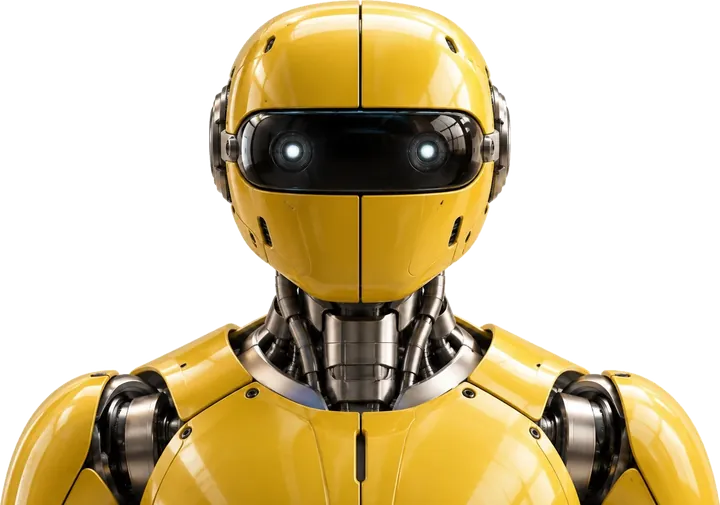
#> input picture assets/hero-robot-v2-720.webp, 720 x 505 px, found by its file name
$ python robot_blink_patch.py
#> lines starting #> are read from the running program, lines starting #| are printed output that depends on the picture
#!/usr/bin/env python3
"""Genera el parche de parpadeo del robot del hero desde el MP4 original.

El asset base del hero (`assets/hero-robot-v2-720.webp`) es un render estatico del
mismo robot que el MP4 `robot-pestañeando.mp4`. Este script:

1. Registra el MP4 contra el asset base (crop + resize) usando los LEDs del visor
   como puntos de control, refinado hasta desviar < 1 px.
2. Localiza el frame con los LEDs apagados (el blink real).
3. Recorta la caja del visor con los ojos apagados y le aplica alfa feather radial
   para que se funda con el asset base sin halo.
4. Escribe un WebP de un solo frame: la capa que se superpone durante el blink.

La salida es un parche de ~2 KB frente a los ~500 KB de un WebP animado completo.

Uso:
    python scripts/media/robot_blink_patch.py \
        --mp4 docs/media-source/robot-blink-source.mp4 \
        --base assets/hero-robot-v2-720.webp \
        --out assets/hero-robot-blink-720.webp

La fuente (MP4 + PNG maestro) vive versionada en `docs/media-source/`, que esta
en `.assetsignore` (no se deploya) pero si en git: el parche es reproducible.
"""

from __future__ import annotations

import argparse
import subprocess
import sys
from pathlib import Path

import numpy as np
from PIL import Image, ImageFilter

# LEDs del visor en el espacio 720x505 del asset base (medidos sobre el asset real).
LED_GUESS = ((298, 156), (433, 155))
LED_RADIUS = 6          # radio de la ventana para el centroide del núcleo saturado
LED_SEARCH = 14         # radio de busqueda del pico alrededor de la posicion estimada
BLINK_RADIUS = 30       # radio del disco feather del parche
FEATHER = 2.0           # dureza del degradado radial (2.0 = solido en el 50% central)
SIGMA = 1.5             # blur del alfa, en px
MIN_LED_DELTA = 0.30    # luminancia mínima para considerar el LED apagado


def run(cmd: list[str]) -> subprocess.CompletedProcess:
    """Ejecuta un comando y aborta si falla.

    Args:
        cmd: Lista de argumentos del proceso.

    Returns:
        El CompletedProcess con stdout y stderr.

    Raises:
        SystemExit: Si el codigo de retorno es distinto de cero.
    """
    proc = subprocess.run(cmd, capture_output=True)
    if proc.returncode != 0:
        sys.stderr.write(proc.stderr.decode("utf-8", "replace"))
        raise SystemExit(f"comando fallo: {' '.join(cmd[:3])}...")
    return proc


# [103 lines left out: functions read_mp4, led_center, find_registration, not called in this run]


def build_patch(mp4: Path, base_path: Path, out_path: Path, quality: int) -> None:
    """Construye el parche de parpadeo y lo escribe como WebP.

    Args:
        mp4: Ruta del MP4 de origen.
        base_path: Ruta del asset base del hero.
        out_path: Ruta del WebP de salida.
        quality: Calidad WebP (0-100).
    """
#> called with quality = 80
    base = Image.open(base_path).convert("RGBA")
#> base is the input picture: PIL image 720x505 RGBA; mean R, G, B, A 91.4, 76.7, 40.7, 129.2
    tw, th = base.size
#> tw = 720; th = 505
    base_arr = np.asarray(base).astype(np.float32)
    base_rgb, base_alpha = base_arr[..., :3], base_arr[..., 3]
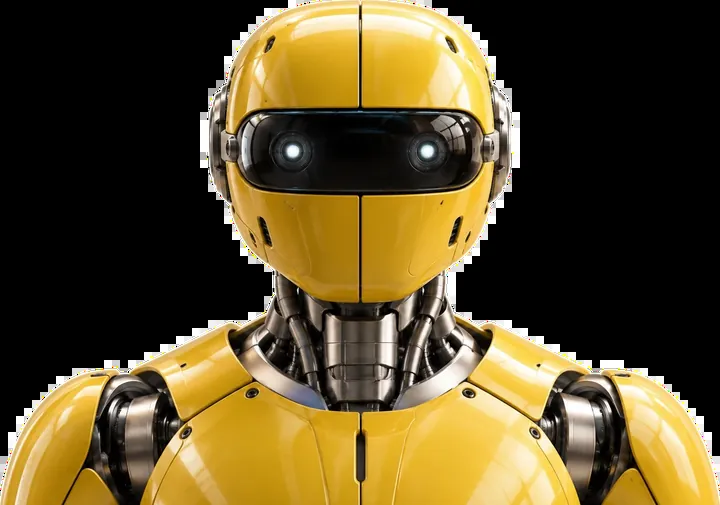
#> base_rgb: shape (505, 720, 3) float32; mean R, G, B 91.4, 76.7, 40.7
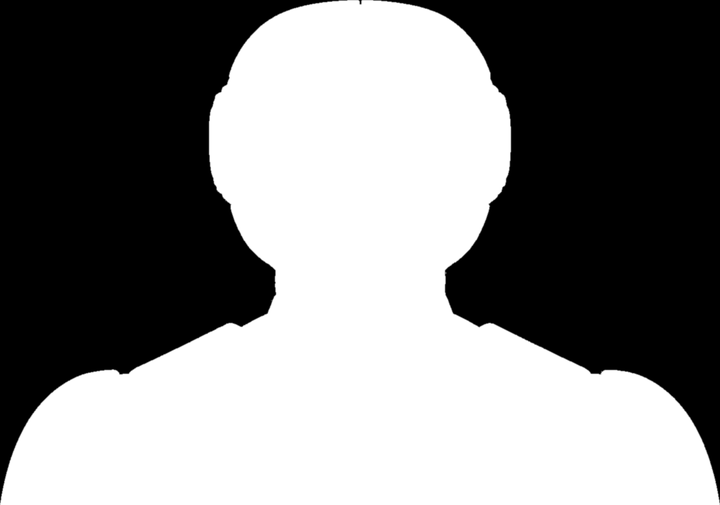
#> base_alpha: shape (505, 720) float32; min 0, max 255, mean 129.2

    probe = run(["ffprobe", "-v", "error", "-select_streams", "v:0", "-show_entries",
                 "stream=width,height", "-of", "csv=p=0", str(mp4)]).stdout.decode()
    vw, vh = (int(v) for v in probe.strip().split(",")[:2])
    frames = read_mp4(mp4, vw, vh)

    x0, cw, y0, ch = find_registration(frames, base_rgb, base_alpha, tw, th, vw, vh)
    print(f"registro: x0={x0} crop={cw}x{ch} y0={y0}")

    reg = np.stack([
        np.asarray(Image.fromarray(frames[i][y0:y0 + ch, x0:x0 + cw])
                   .resize((tw, th), Image.LANCZOS)).astype(np.float32)
        for i in range(len(frames))])

    reg_lum = reg[..., :3].mean(axis=3)
    mp4_pts = [led_center(reg_lum[0], g) for g in LED_GUESS]
    if any(p is None for p in mp4_pts):
        raise SystemExit("no se detectaron los LEDs en el MP4 registrado")

    # [5 lines left out: function led_lum, not called in this run]

    lums = np.array([led_lum(i) for i in range(len(frames))])
    i_off = int(np.argmin(lums))
    print(f"LED on={lums.max():.1f} off={lums[i_off]:.1f} (frame {i_off})")

    crop = (int(min(p[0] for p in mp4_pts) - BLINK_RADIUS - 6),
            int(min(p[1] for p in mp4_pts) - BLINK_RADIUS - 6),
            int(max(p[0] for p in mp4_pts) + BLINK_RADIUS + 6),
            int(max(p[1] for p in mp4_pts) + BLINK_RADIUS + 6))
    cw2, ch2 = crop[2] - crop[0], crop[3] - crop[1]

    off_rgb = reg[i_off][crop[1]:crop[3], crop[0]:crop[2]].copy()
    mask = np.zeros((ch2, cw2), np.float32)
    for (cx, cy) in mp4_pts:
        yy, xx = np.mgrid[0:ch2, 0:cw2]
        d = np.sqrt((xx - (cx - crop[0])) ** 2 + (yy - (cy - crop[1])) ** 2) / BLINK_RADIUS
        mask = np.maximum(mask, np.clip((1.0 - d) * FEATHER, 0, 1))
    mask = np.asarray(Image.fromarray((mask * 255).astype(np.uint8), "L")
                      .filter(ImageFilter.GaussianBlur(SIGMA))).astype(np.float32) / 255.0

    # El parche va embebido en un canvas del MISMO aspect que el asset base (720x505).
    # Razon: el base se renderiza con `object-fit: contain` + `object-position: bottom right`
    # + `max-width`; cuando el max-width recorta, el contenido se letraboxea y se desplaza
    # dentro de la caja del elemento, y un parche posicionado con % sobre esa caja se
    # desregistra. Con canvas del mismo aspect y las mismas reglas de object-fit, el
    # parche se registra solo en cualquier viewport.
    canvas = Image.new("RGBA", (tw, th), (0, 0, 0, 0))
    canvas.paste(Image.fromarray(
        np.dstack([off_rgb.clip(0, 255).astype(np.uint8), (mask * 255).astype(np.uint8)]),
        "RGBA"), (crop[0], crop[1]), Image.fromarray(
        np.dstack([off_rgb.clip(0, 255).astype(np.uint8), (mask * 255).astype(np.uint8)]),
        "RGBA"))

    out_path.parent.mkdir(parents=True, exist_ok=True)
    canvas.save(out_path, "WEBP", quality=quality, method=6)
    print(f"escrito {out_path} ({out_path.stat().st_size / 1024:.1f} KB) "
          f"canvas {tw}x{th}")
    print(f"parche embebido en x {crop[0]}..{crop[2]}  y {crop[1]}..{crop[3]}  ({cw2}x{ch2})")


def main() -> None:
    """Punto de entrada."""
    ap = argparse.ArgumentParser(description=__doc__)
    ap.add_argument("--mp4", type=Path,
                    default=Path("docs/media-source/robot-blink-source.mp4"),
                    help="MP4 de origen (default: la fuente versionada)")
    ap.add_argument("--base", type=Path, default=Path("assets/hero-robot-v2-720.webp"),
                    help="asset base del hero")
    ap.add_argument("--out", type=Path, default=Path("assets/hero-robot-blink-720.webp"),
                    help="WebP de salida")
    ap.add_argument("--quality", type=int, default=80, help="calidad WebP")
    args = ap.parse_args()
    build_patch(args.mp4, args.base, args.out, args.quality)
#> (the call stopped at in run, `proc = subprocess.run(cmd, capture_output=True)`: subprocess is not available in this run)


if __name__ == "__main__":
    main()
